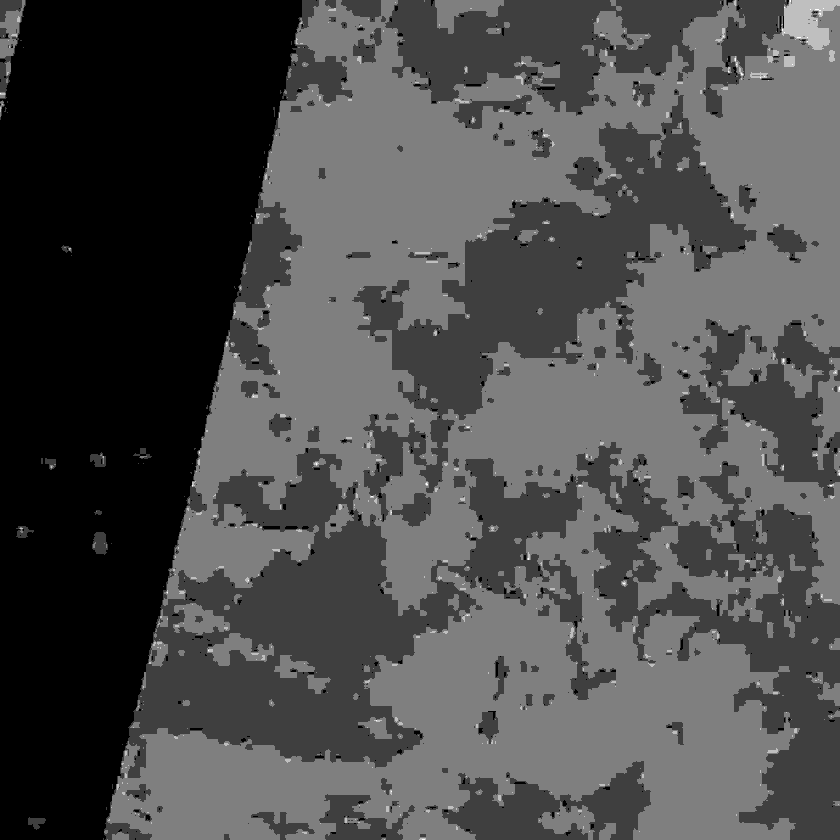
#> input picture Satellite_Fire_Detection/data/FireMask/0.jpg, 840 x 840 px, shrunk from 1200 x 1200 before the run; its folder holds only this picture in this run
$ python clean.py
#> lines starting #> are read from the running program, lines starting #| are printed output that depends on the picture; after the words box and inside, x2 and y2 are one past the last pixel; in counts of white or black regions, pixels touching at a corner belong together
import skimage.io as io
import numpy as np
import os

a = os.listdir("./FireMask/")
cnt = 0
for i in a:
    b = io.imread("./FireMask/" + i)
#> b is the input picture: shape (840, 840); min 0, max 4, mean 1.21
    b[b==1] = 0
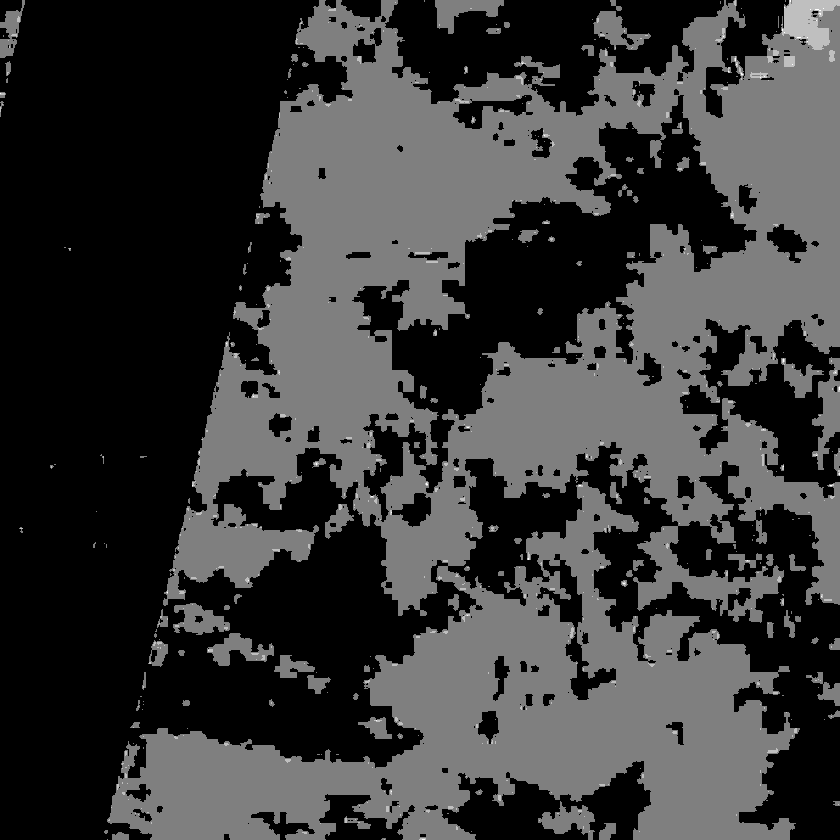
#> b: shape (840, 840); min 0, max 4, mean 0.909; drawn with min black and max white
    b[b==2] = 0
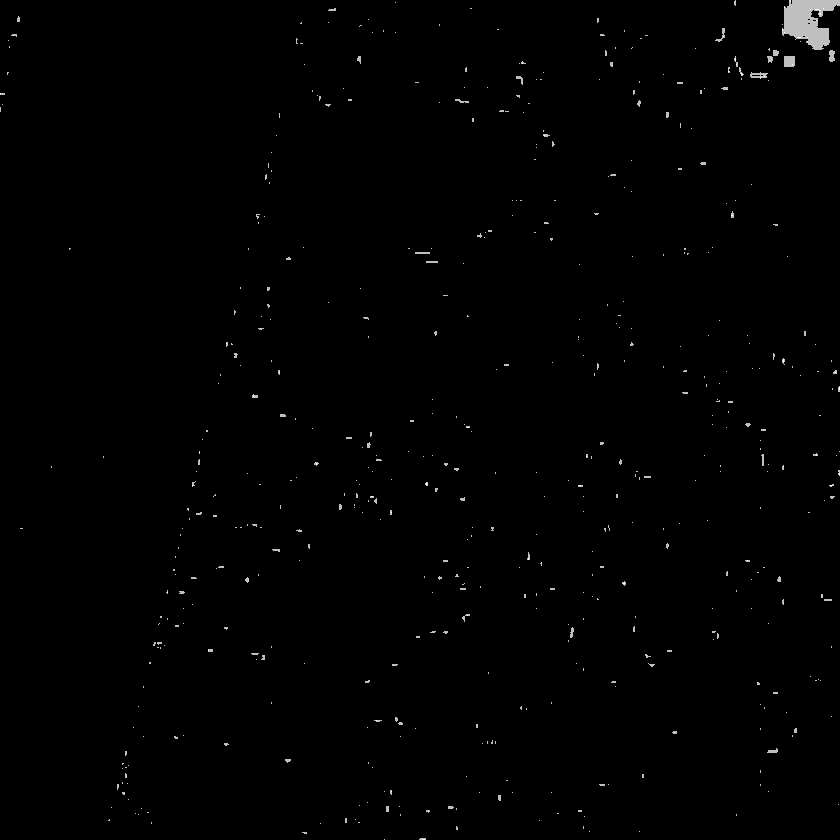
#> b: shape (840, 840); min 0, max 4, mean 0.0206; drawn with min black and max white
    b[b==6] = 0
    b[b==3] = 1 #non-fire water pixel
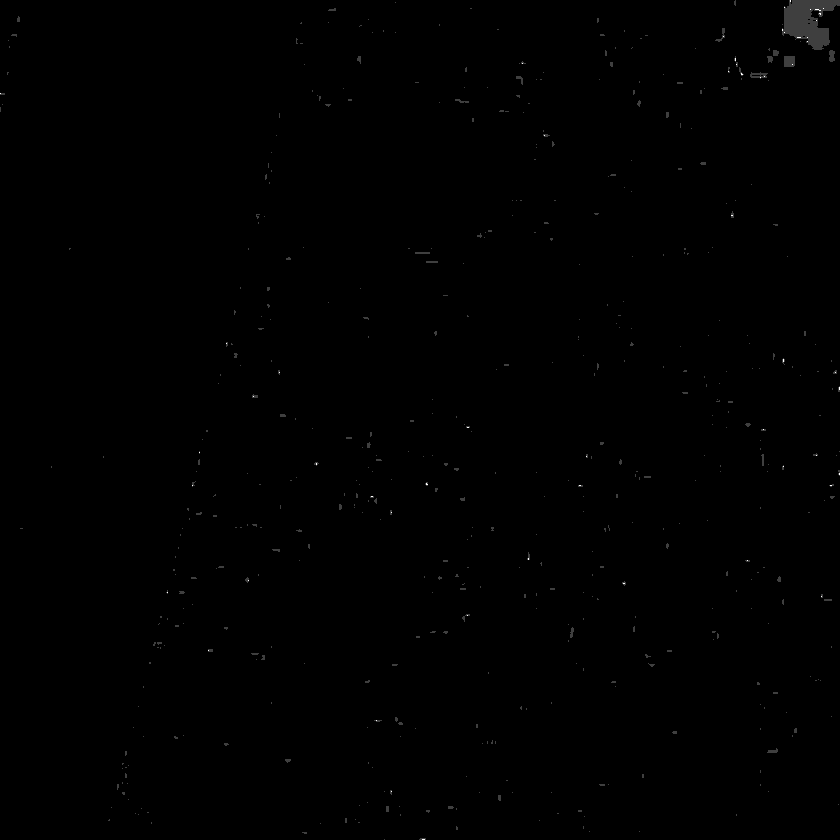
#> b: shape (840, 840); 0.67% of pixels changed, all inside (x1, y1, x2, y2) = (0, 0, 840, 840); drawn with min black and max white
    b[b==4] = 2 #cloud (land or water)
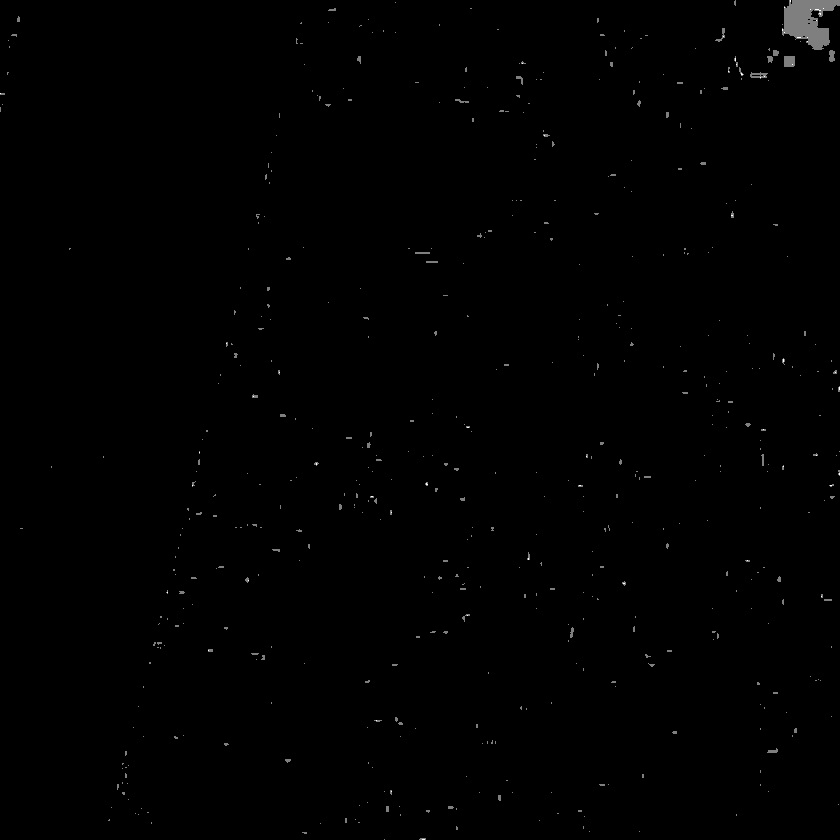
#> b: shape (840, 840); 0.01% of pixels changed, all inside (x1, y1, x2, y2) = (0, 0, 840, 840); drawn with min black and max white
    b[b==5] = 3 #non-fire land pixel
    b[b==7] = 4 #fire (low confidence, land or water)
    b[b==8] = 4 #Fire (nominal confidence, land or water)
    b[b==9] = 4 #Fire (high confidence, land or water)
    io.imsave("./FireMask/" + i, b)
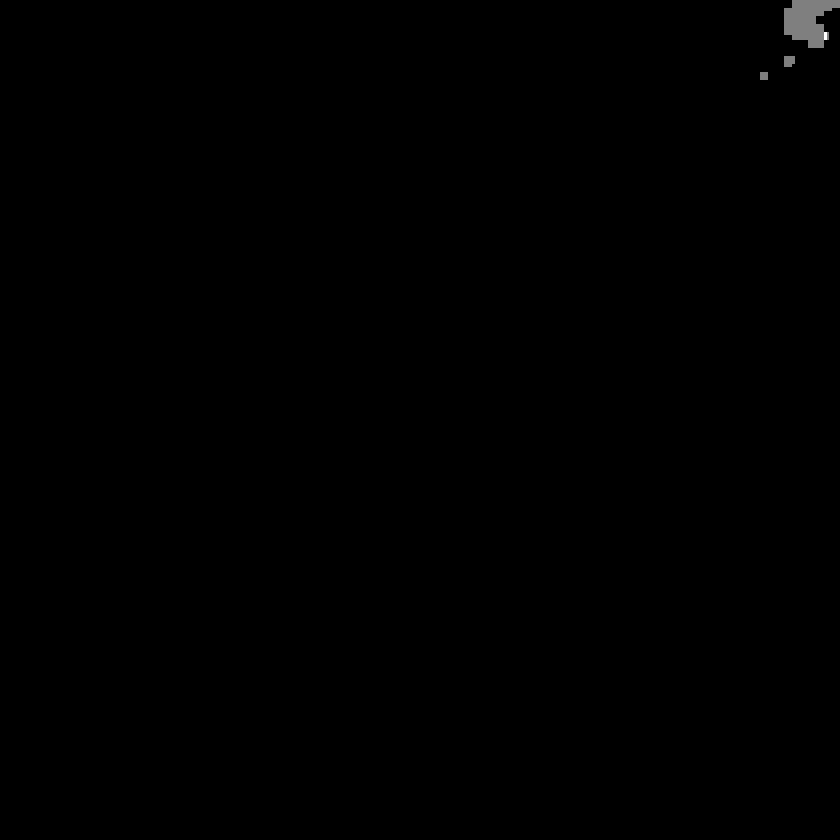
#> saved as 0.jpg: shape (840, 840); min 0, max 2, mean 0.00277; drawn with min black and max white
    cnt += 1
    if cnt % 10000 == 0:
        print(cnt)

$ run again, on Satellite_Fire_Detection/data/FireMask/12.jpg
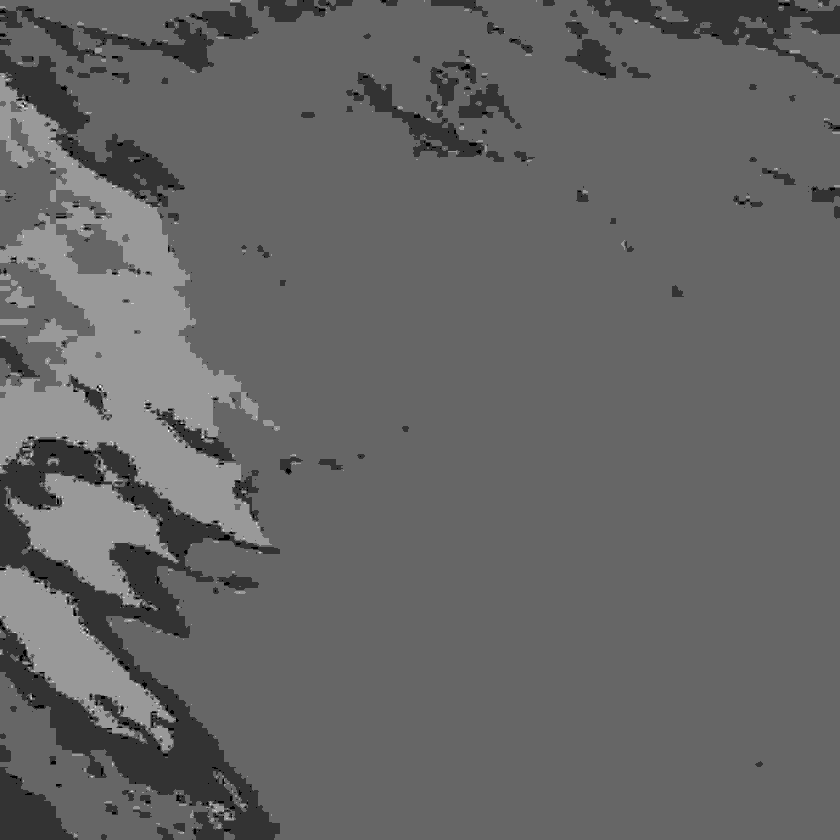
#> input picture Satellite_Fire_Detection/data/FireMask/12.jpg, 840 x 840 px, shrunk from 1200 x 1200 before the run
#> b is the input picture: shape (840, 840); min 0, max 5, mean 1.99
#> `b[b==3] = 1`:
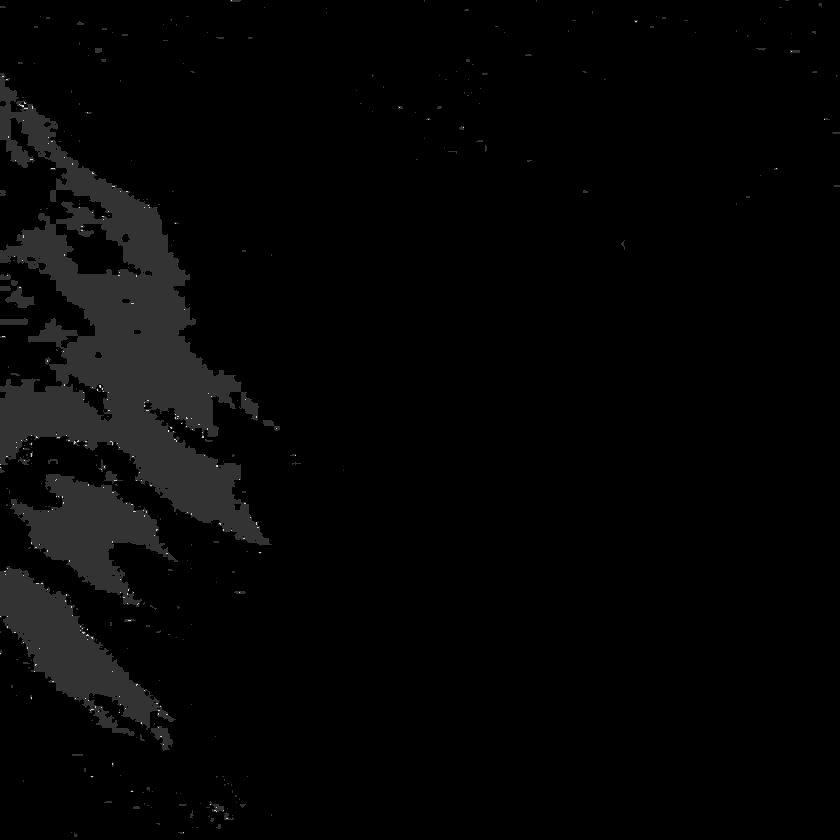
#> b: shape (840, 840); min 0, max 5, mean 0.0965; drawn with min black and max white
#> `io.imsave("./FireMask/" + i, b)`:
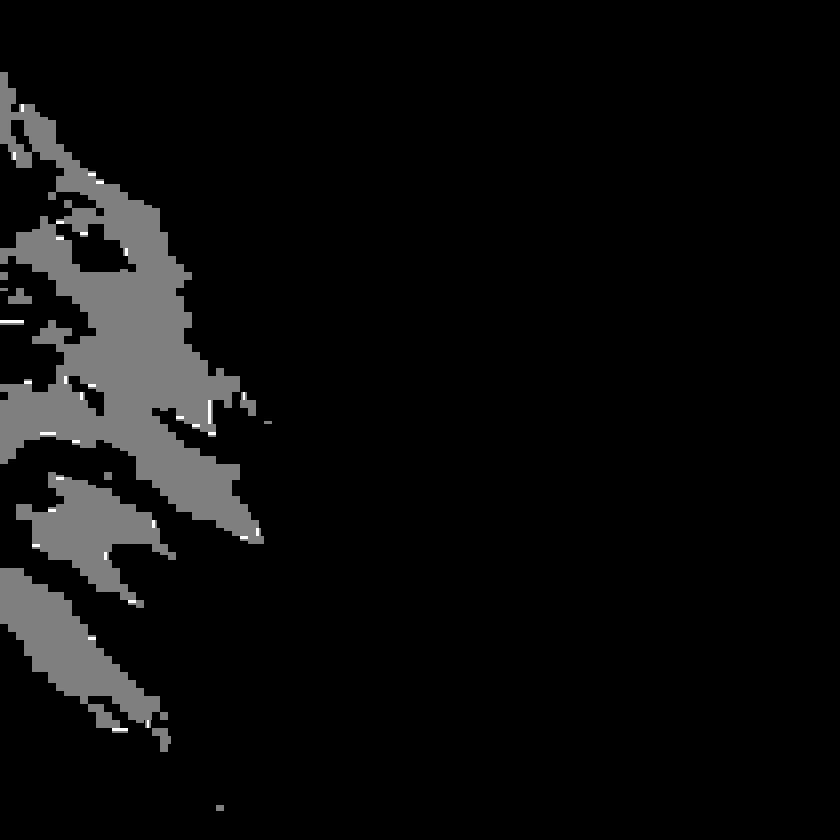
#> saved as 12.jpg: shape (840, 840); min 0, max 2, mean 0.0942; drawn with min black and max white

$ run again, on Satellite_Fire_Detection/data/FireMask/13.jpg
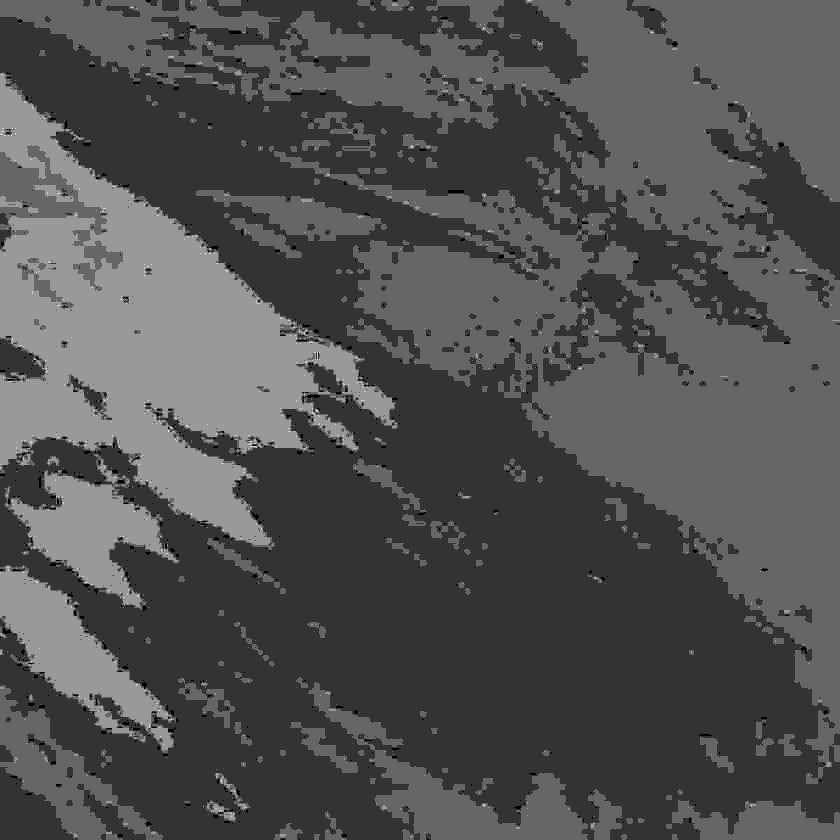
#> input picture Satellite_Fire_Detection/data/FireMask/13.jpg, 840 x 840 px, shrunk from 1200 x 1200 before the run
#> b is the input picture: shape (840, 840); min 0, max 5, mean 1.6
#> `b[b==3] = 1`:
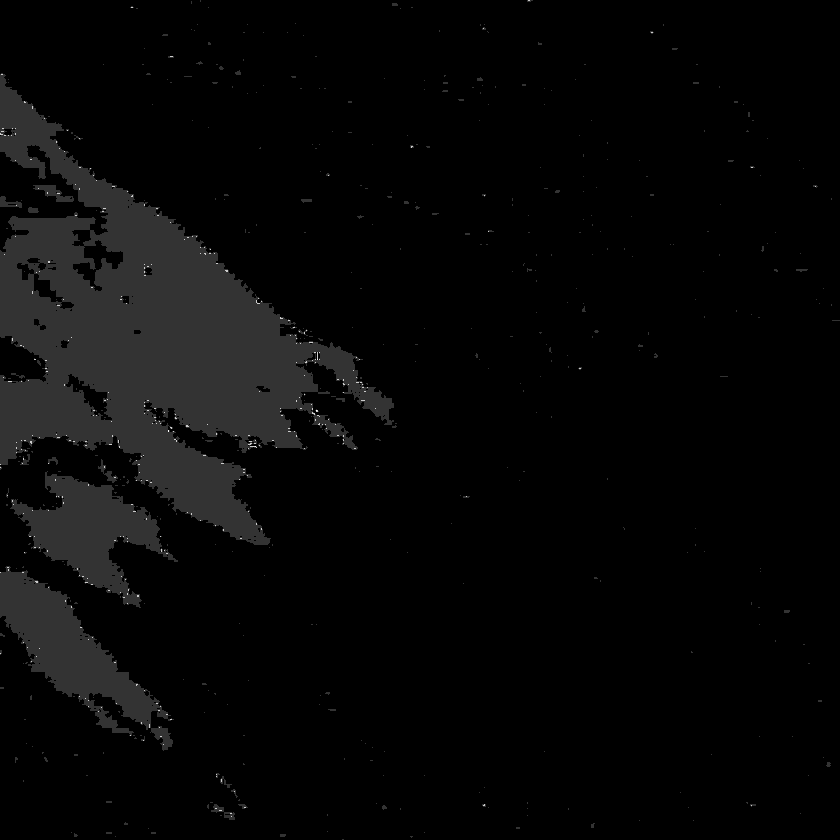
#> b: shape (840, 840); min 0, max 5, mean 0.135; drawn with min black and max white
#> `io.imsave("./FireMask/" + i, b)`:
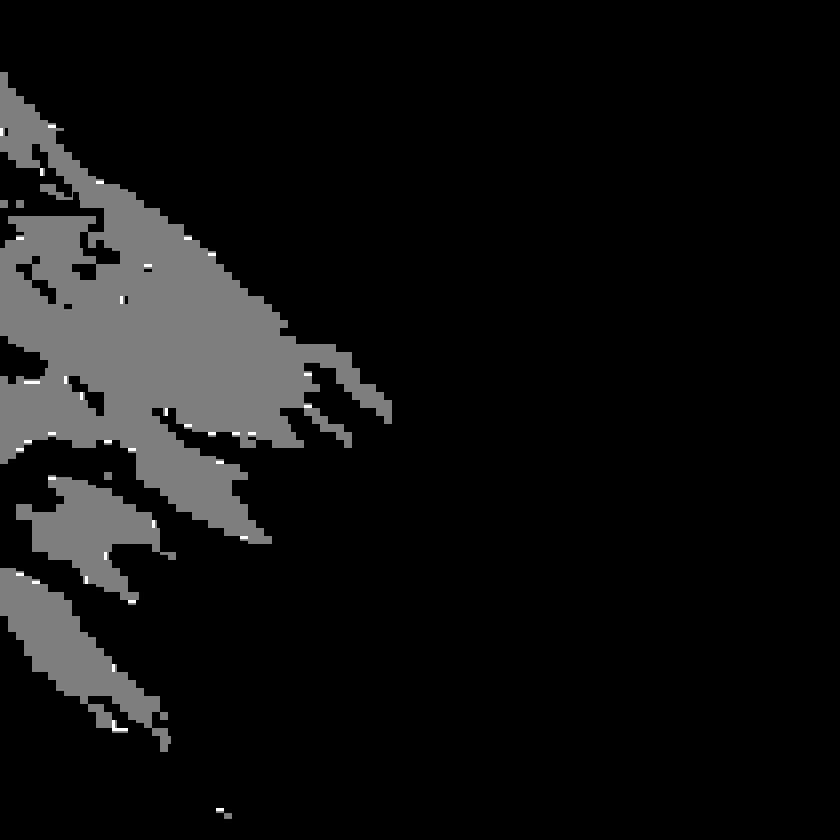
#> saved as 13.jpg: shape (840, 840); min 0, max 2, mean 0.131; drawn with min black and max white

$ run again, on Satellite_Fire_Detection/data/FireMask/14.jpg
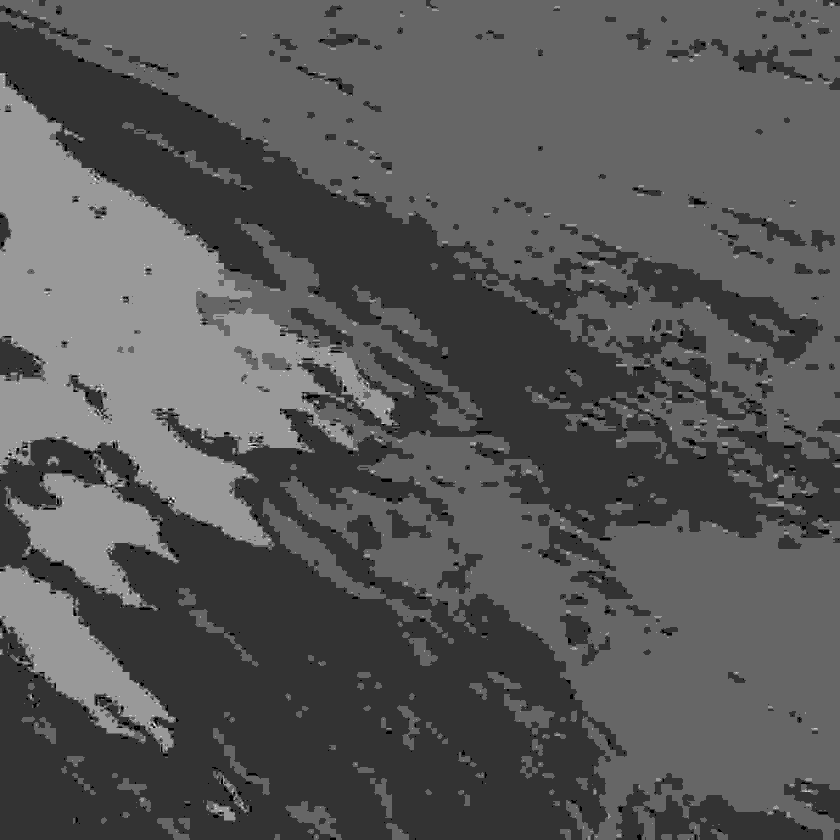
#> input picture Satellite_Fire_Detection/data/FireMask/14.jpg, 840 x 840 px, shrunk from 1200 x 1200 before the run
#> b is the input picture: shape (840, 840); min 0, max 5, mean 1.72
#> `b[b==3] = 1`:
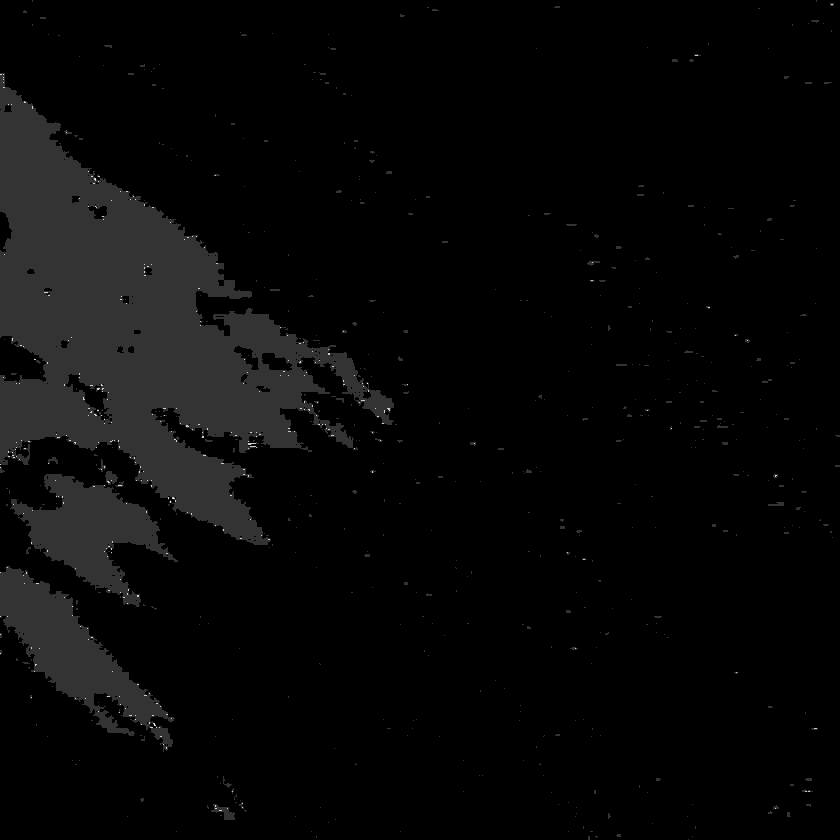
#> b: shape (840, 840); min 0, max 5, mean 0.14; drawn with min black and max white
#> `io.imsave("./FireMask/" + i, b)`:
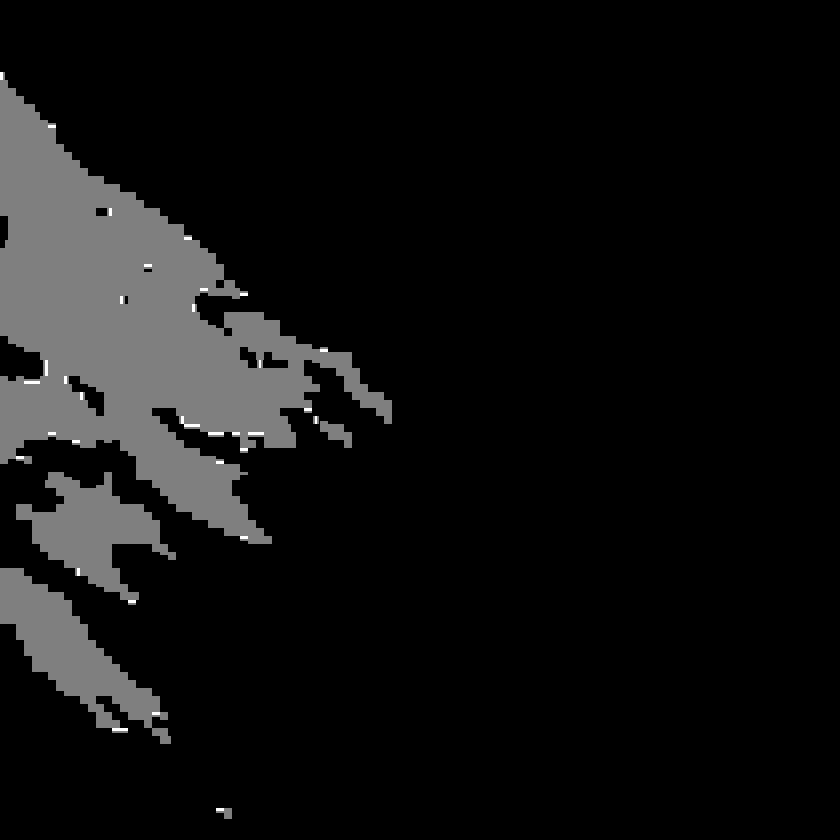
#> saved as 14.jpg: shape (840, 840); min 0, max 2, mean 0.136; drawn with min black and max white
